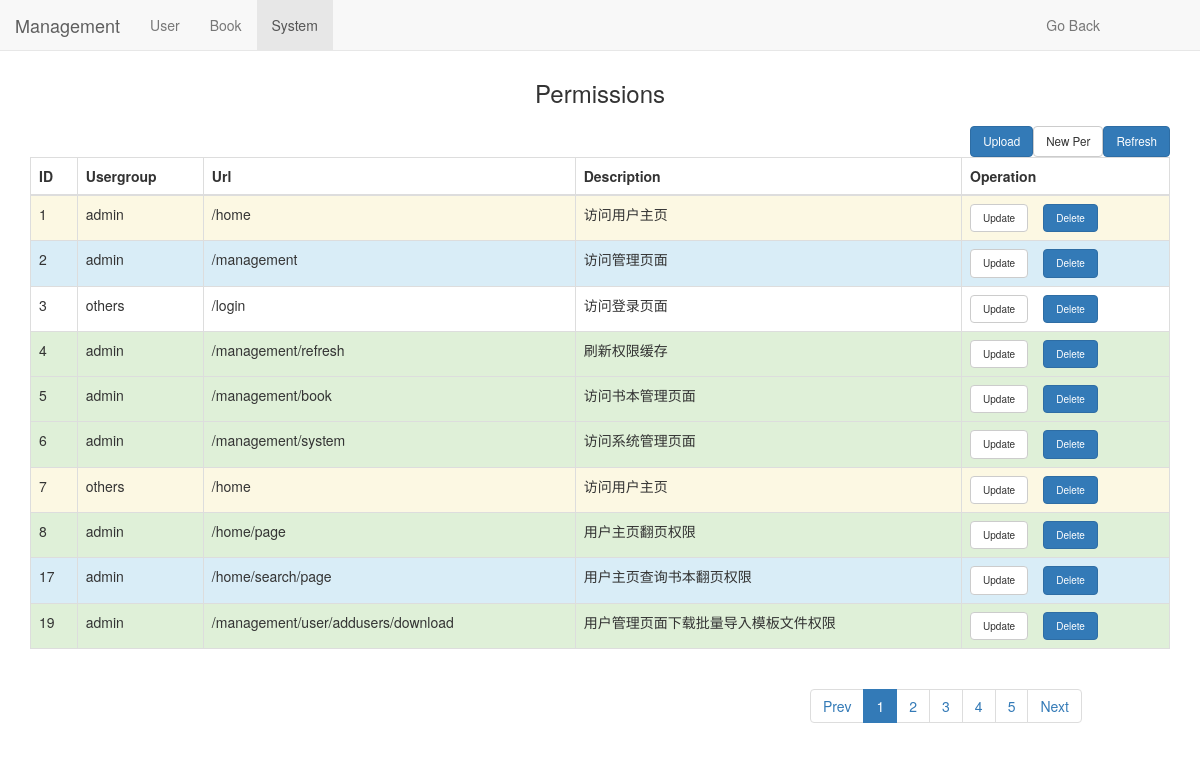
Page /management/system (signed in) on the committed database.
### models.py (models this page shows, shortened)
class Permission(db.Model):
    id = db.Column(db.Integer,autoincrement=True,primary_key = True)
    name = db.Column(db.String(50))
    url = db.Column(db.String(50))
    description = db.Column(db.String(100))

### app.py (the view)
@app.route("/management/system",methods = ['POST','GET'])
@login_required
@routing_permission_check
def system_mgr():
    form = AddPermissionForms()
    form1 = UploadPermissionForms()
    dic1 = {'active1':'active','active2':'','active3':'','active4':'',\
        'active5':'','current_page_number':1,'style':'','title':'','message':''}
    list2 = []
    res = UserGroup.query.all()
    for value in res:
        list2.append(str(value.name))
    permission_info = Permission.query.limit(10).all()
    if len(permission_info) ==0:
        permission_info_list=[]
    else:
        permission_info_list = []
        for i in permission_info:
            permission_info_list .append(i.__dict__)
        for j in permission_info_list:
            del j['_sa_instance_state']
        style_list = ['success','info','warning','error']
        for dict_data in permission_info_list:
            style_value = random.choice(style_list)
            dict_data['style'] = style_value
    return render_template('system.html',form = form,form1 = form1, dic1 = dic1,list1 = permission_info_list,list2 = list2)

### decorator.py (called while the page is built)
def login_required(func):
    @wraps(func)
    def inner(*args, **kwargs):
        user_id = session.get('user_id')
        if not user_id:
            return jsonify({'error':'User not logged in'}
                           )
        else:
            g.user_id = user_id
            return func(*args, **kwargs)
    return inner

### templates/system.html (shortened to what this page needs)
<!DOCTYPE html>
<html>
<head>
	<link rel="stylesheet" href="/static/css/bootstrap.min.css">
</head>
<body>
    <div class="container">
        <div class="row clearfix">
            <div class="col-md-12 column">
                <nav class="navbar navbar-default navbar-fixed-top" role="navigation">
                    <div class="navbar-header">
                         <a class="navbar-brand" href="#">Management</a>
                    </div>
                    <ul class="nav navbar-nav">
						<li>
							 <a href="/management/user">User</a>
						</li>
						<li>
							 <a href="/management/book">Book</a>
						</li>
                        <li class="active">
                            <a href="/management/system">System</a>
                        </li>
                    </ul>
                    <div class="collapse navbar-collapse" id="bs-example-navbar-collapse-1">
                        <ul class="nav navbar-nav navbar-right">
                            <li>
                                <a style="margin-right: 100px;" href="/home">Go Back</a>
                            </li>
                        </ul>
                    </div>
                </nav>
                <h3 style="margin-top: 80px;" class="text-center">
                    Permissions
                </h3>
                <div style="float: left;" class="container">
                    <div class="row clearfix">
                        <div style="padding-left:0" class="col-md-12 column">
                        </div>
                    </div>
                </div>
                <a id="modal-207274" href="/management/refresh?cur_url=/management/system" role="button" class="btn btn-default btn-primary" style="float:right;font-size: smaller;" data-toggle="modal">Refresh</a>
                <a id="modal-207274" href="#modal-container-207274" role="button" class="btn btn-default" style="float:right;font-size: smaller;" data-toggle="modal">New Per</a>
                <a id="modal-207276" href="#modal-container-207276" role="button" class="btn btn-default btn-primary" style="float:right;font-size: smaller;" data-toggle="modal">Upload</a>
                <table style="margin-top: 15px;" class="table table-bordered">
                    <thead>
                        <tr>
                            <th>
                                ID
                            </th>
                            <th>
                                Usergroup
                            </th>
                            <th>
                                Url
                            </th>
                            <th>
                                Description
                            </th>
                            <th>
                                Operation
                            </th>
                        </tr>
                    </thead>
                    <tbody>
                        {% for item in list1 %}
                            <tr class="{{ item['style'] }}">
                                <td>
                                    {{ item['id'] }}
                                </td>
                                <td>
                                    {{ item['name'] }}
                                </td>
                                <td>
                                    {{ item['url'] }}
                                </td>
                                <td>
                                    {{ item['description'] }}
                                </td>
                                <td>
                                    {% set id=item['id'] %}
                                    <a id="modal-207275" onclick="parameter_id('{{ id }}')" href="#modal-container-207275" role="button" style="font-size: x-small;" class="btn btn-default" data-toggle="modal">Update</a><a role="button" class="btn btn-default btn-primary" style="margin-left: 15px;font-size: x-small;" href="/management/system/permission/delete?id={{ item['id'] }}">Delete</a>
                                </td>
                            </tr>
                        {% endfor %}
                    </tbody>
                </table>
                <div class="row clearfix">
                    <div class="col-md-2 column">
                    </div>
                    <div class="col-md-6 column">
                    </div>
                    <div class="col-md-4 column">
                        <ul class="pagination">
                            <li class="{{ dic1['active_Prev'] }}">
                                {% if dic1['current_page_number'] <=2  %}
                                    <a href="/management/system/page?number=1">Prev</a>
                                {% else %}
                                    <a href="/management/system/page?number={{ dic1['current_page_number']-1 }}">Prev</a>
                                {% endif %}
                               </li>
                            <li class="{{ dic1['active1'] }}">
                                 <a href="/management/system/page?number=1">1</a>
                            </li>
                            <li class="{{ dic1['active2'] }}">
                                 <a href="/management/system/page?number=2">2</a>
                            </li>
                            <li class="{{ dic1['active3'] }}">
                                 <a href="/management/system/page?number=3">3</a>
                            </li>
                            <li class="{{ dic1['active4'] }}">
                                 <a href="/management/system/page?number=4">4</a>
                            </li>
                            <li class="{{ dic1['active5'] }}">
                                 <a href="/management/system/page?number=5">5</a>
                            </li>
                            <li class="{{ dic1['active_next'] }}">
                                 <a href="/management/system/page?number={{ dic1['current_page_number']+1 }}">Next</a>
                            </li>
                        </ul>
                    </div>
                </div>
            </div>
        </div>
    </div>
</body>
</html>

### rows in the picture
Permission: id "1", name "admin", url "/home", description "访问用户主页"
Permission: id "2", name "admin", url "/management", description "访问管理页面"
Permission: id "3", name "others", url "/login", description "访问登录页面"
Permission: id "4", name "admin", url "/management/refresh", description "刷新权限缓存"
Permission: id "5", name "admin", url "/management/book", description "访问书本管理页面"
Permission: id "6", name "admin", url "/management/system", description "访问系统管理页面"
Permission: id "7", name "others", url "/home", description "访问用户主页"
Permission: id "8", name "admin", url "/home/page", description "用户主页翻页权限"
Permission: id "17", name "admin", url "/home/search/page", description "用户主页查询书本翻页权限"
Permission: id "19", name "admin", url "/management/user/addusers/download", description "用户管理页面下载批量导入模板文件权限"
